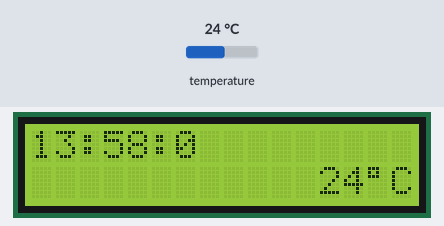
Simulated run of this sketch. Board: Arduino Uno, built with avr-gcc and run on an emulated ATmega328P. On the bench: 16×2 character LCD. The test bench sets the inputs (shaded band); at power-on: temperature 24 °C.

Above: at 1.2 s.
1.3 s: temperature set to 12 °C
At 4.8 s:
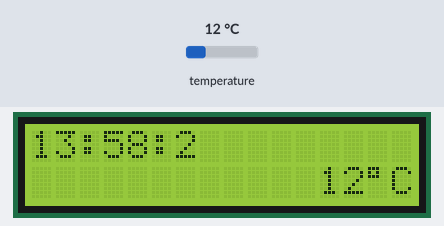
5.1 s: temperature set to 19 °C
At 8.3 s:
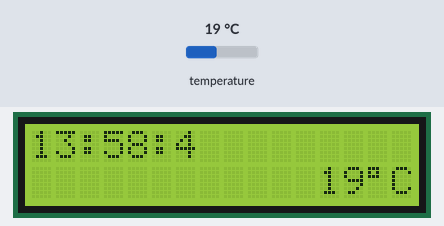
8.7 s: temperature set to 28 °C
At 11.7 s:
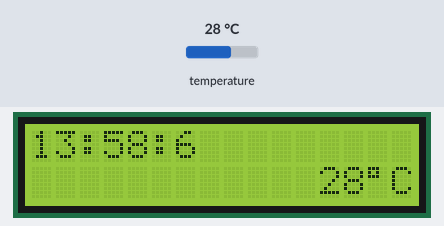
Timing chart, 0 to 13.2 s (numbered marks = the images above; inputs shaded):
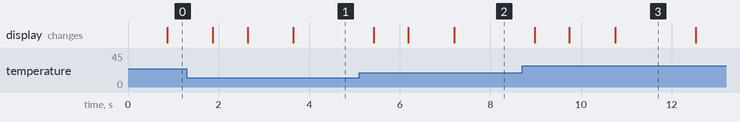

The sketch:

Zegarek.ino
```cpp
#include <OneWire.h>
#include <DallasTemperature.h>
#include <Wire.h>
#include <LiquidCrystal_I2C.h>

#define ONE_WIRE_BUS 8 // Data wire is plugged into port 2 on the Arduino

OneWire oneWire(ONE_WIRE_BUS); // Setup a oneWire instance to communicate with any OneWire devices (not just Maxim/Dallas temperature ICs)
DallasTemperature sensors(&oneWire); // Pass our oneWire reference to Dallas Temperature.

LiquidCrystal_I2C lcd(0x20,16,2); // set the LCD address to 0x20 for a 16 chars and 2 line display

int h = 13;
int m = 58;

void setup()
{
  sensors.begin(); // Start up the library

  lcd.init(); // initialize the lcd
  lcd.backlight();
}

void loop()
{
  for (h; h<24; h++){
    lcd.clear();
    for(m; m<60; m++){
      lcd.clear();
      for(int s=0; s<60; s++){
        lcd.setCursor(0, 0);
        lcd.print(h);
        lcd.print(":");
        lcd.print(m);
        lcd.print(":");
        lcd.print(s);

        sensors.requestTemperatures(); // Send the command to get temperatures
        lcd.setCursor(12, 1);
        int tempC = sensors.getTempCByIndex(0);
        lcd.print(tempC);
        lcd.print((char) 223); // znak stopnia w ASCII
        lcd.print("C");
        delay(1000);
      }
    }
    m=0;
  }
  h=0;
}
```
